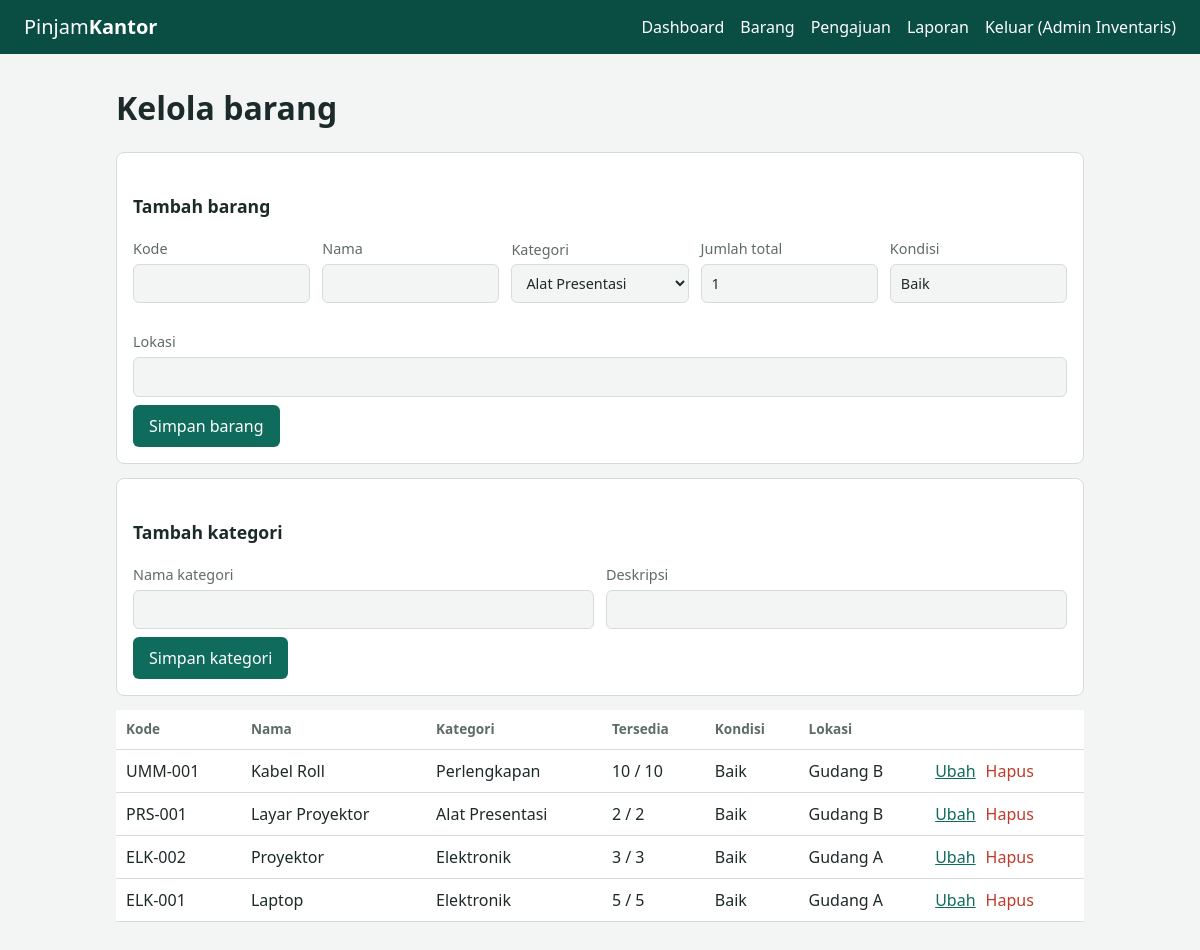
/admin/barang.php (signed in), run on the app's committed database.
### tables this page shows
CREATE TABLE barang (
	id_barang INT AUTO_INCREMENT PRIMARY KEY,
	id_kategori INT NOT NULL,
	kode_barang VARCHAR(50) NOT NULL UNIQUE,
	nama_barang VARCHAR(100) NOT NULL,
	jumlah_total INT NOT NULL,
	jumlah_tersedia INT NOT NULL,
	kondisi VARCHAR(50) DEFAULT 'Baik',
	lokasi VARCHAR(100),
	FOREIGN KEY(id_kategori) REFERENCES kategori(id_kategori)
);

CREATE TABLE kategori (
	id_kategori INT AUTO_INCREMENT PRIMARY KEY,
	nama_kategori VARCHAR(100) NOT NULL,
	deskripsi TEXT
);

### admin/barang.php (the view, shortened to what this page needs)
<?php
require '../config.php';
$ed = q("SELECT * FROM barang WHERE id_barang=?", [(int) ($_GET['edit'] ?? 0)])->fetch() ?: [
    'id_barang' => 0,
    'id_kategori' => 0,
    'kode_barang' => '',
    'nama_barang' => '',
    'jumlah_total' => 1,
    'kondisi' => 'Baik',
    'lokasi' => '',
];
$kat = q("SELECT * FROM kategori ORDER BY nama_kategori")->fetchAll();
$rows = q("SELECT b.*,k.nama_kategori FROM barang b JOIN kategori k USING(id_kategori) ORDER BY b.id_barang DESC")->fetchAll();
head('Kelola barang');
?>
<form method="post" class="card">
    <h2><?=$ed['id_barang']?'Ubah barang':'Tambah barang'?></h2>
    <div class="row">
        <label>Kode<input name="kode_barang" value="<?=e($ed['kode_barang'])?>" required></label>
        <label>Nama<input name="nama_barang" value="<?=e($ed['nama_barang'])?>" required></label>
        <label>Kategori<select name="id_kategori"><?php foreach ($kat as $k) echo "<option value='{$k['id_kategori']}'" . ($k['id_kategori'] == $ed['id_kategori'] ? ' selected' : '') . ">" . e($k['nama_kategori']) . "</option>"; ?></select></label>
        <label>Jumlah total<input type="number" name="jumlah_total" min="0" value="<?=$ed['jumlah_total']?>" required></label>
        <label>Kondisi<input name="kondisi" value="<?=e($ed['kondisi'])?>"></label>
        <label>Lokasi<input name="lokasi" value="<?=e($ed['lokasi'])?>"></label>
    </div>
    <button>Simpan barang</button>
</form>
<form method="post" class="card">
    <h2>Tambah kategori</h2>
    <div class="row">
        <label>Nama kategori<input name="nama_kategori" required></label>
        <label>Deskripsi<input name="deskripsi"></label>
    </div>
    <button>Simpan kategori</button>
</form>
<div class="scroll">
    <table>
        <tr><th>Kode</th><th>Nama</th><th>Kategori</th><th>Tersedia</th><th>Kondisi</th><th>Lokasi</th><th></th></tr>
        <?php foreach ($rows as $r): ?>
            <tr>
                <td><?=e($r['kode_barang'])?></td>
                <td><?=e($r['nama_barang'])?></td>
                <td><?=e($r['nama_kategori'])?></td>
                <td><?=$r['jumlah_tersedia']?> / <?=$r['jumlah_total']?></td>
                <td><?=e($r['kondisi'])?></td>
                <td><?=e($r['lokasi'])?></td>
                <td class="act">
                    <a href="?edit=<?=$r['id_barang']?>">Ubah</a>
                    <form method="post" onsubmit="return confirm('Hapus barang ini?')">
                        <button class="link">Hapus</button>
                    </form>
                </td>
            </tr>
        <?php endforeach; ?>
    </table>
</div>
<?php foot();

### config.php (shortened to what this page needs)
<?php
$pdo = new PDO(
	'mysql:host=localhost;dbname=peminjaman_kantor;charset=utf8mb4',
	'root',
	'',
	[
		PDO::ATTR_ERRMODE => PDO::ERRMODE_EXCEPTION,
		PDO::ATTR_DEFAULT_FETCH_MODE => PDO::FETCH_ASSOC,
	]
);
function e($s)
{
	return htmlspecialchars((string) $s, ENT_QUOTES, 'UTF-8');
}
function q($sql, $p = [])
{
	global $pdo;
	$s = $pdo->prepare($sql);
	$s->execute($p);
	return $s;
}
function head($judul)
{
	$u = $_SESSION['u'] ?? null;
	$B = BASE;
	echo "<!doctype html><html lang='id'><head><meta charset='utf-8'><meta name='viewport' content='width=device-width,initial-scale=1'><title>" . e($judul) . " - Peminjaman Kantor</title><link rel='stylesheet' href='$B/assets/style.css'></head><body><header><a class='logo' href='$B/'>Pinjam<b>Kantor</b></a><nav>";
	if ($u && $u['role'] === 'admin') {
		echo "<a href='$B/admin/index.php'>Dashboard</a><a href='$B/admin/barang.php'>Barang</a><a href='$B/admin/pengajuan.php'>Pengajuan</a><a href='$B/admin/laporan.php'>Laporan</a>";
	}
	if ($u) {
		echo "<a href='$B/logout.php'>Keluar (" . e($u['nama']) . ")</a>";
	}
	echo "</nav></header><main><h1>" . e($judul) . "</h1>";
}
function foot()
{
	echo "</main></body></html>";
}

### assets/style.css (style rules this page uses)
:root { --bg: #f3f5f4; --ink: #1c2b2a; --mut: #5d6b69; --line: #d5dcda; --card: #fff; --pri: #0f6b5c; --pri2: #0a4d42; --warn: #b7791f; }
* { box-sizing: border-box; }
body { margin: 0; background: var(--bg); color: var(--ink); font: 16px/1.5 "Segoe UI", system-ui, sans-serif; }
header { display: flex; flex-wrap: wrap; gap: 12px; align-items: center; justify-content: space-between; padding: 12px 24px; background: var(--pri2); color: #fff; }
header a { color: #fff; text-decoration: none; }
.logo { font-size: 1.25rem; }
.logo b { font-weight: 800; }
nav { display: flex; flex-wrap: wrap; gap: 16px; }
main { max-width: 1000px; margin: 0 auto; padding: 24px 16px 60px; }
h1 { margin: .2em 0 .6em; }
h2 { font-size: 1.1rem; margin: 1.4em 0 .6em; }
a { color: var(--pri); }
.card { background: var(--card); border: 1px solid var(--line); border-radius: 8px; padding: 16px; margin: 14px 0; }
label { display: block; margin: 8px 0; font-size: .9rem; color: var(--mut); }
input, select, textarea { display: block; width: 100%; padding: 8px 10px; margin-top: 4px; border: 1px solid var(--line); border-radius: 6px; background: var(--bg); color: var(--ink); font: inherit; }
button { background: var(--pri); color: #fff; border: 0; border-radius: 6px; padding: 9px 16px; font: inherit; cursor: pointer; }
button.link { background: none; color: #c0392b; padding: 0; }
.row { display: flex; flex-wrap: wrap; gap: 12px; align-items: end; }
.row > * { flex: 1 1 150px; }
.scroll { overflow-x: auto; }
table { width: 100%; border-collapse: collapse; background: var(--card); }
th, td { padding: 9px 10px; border-bottom: 1px solid var(--line); text-align: left; }
th { font-size: .85rem; color: var(--mut); }
.act { display: flex; gap: 10px; align-items: center; }
.act form { margin: 0; }

### data on the page
barang: kode_barang "UMM-001", nama_barang "Kabel Roll", id_kategori.nama_kategori "Perlengkapan", jumlah_tersedia "10", jumlah_total "10", kondisi "Baik", lokasi "Gudang B"
barang: kode_barang "PRS-001", nama_barang "Layar Proyektor", id_kategori.nama_kategori "Alat Presentasi", jumlah_tersedia "2", jumlah_total "2", kondisi "Baik", lokasi "Gudang B"
barang: kode_barang "ELK-002", nama_barang "Proyektor", id_kategori.nama_kategori "Elektronik", jumlah_tersedia "3", jumlah_total "3", kondisi "Baik", lokasi "Gudang A"
barang: kode_barang "ELK-001", nama_barang "Laptop", id_kategori.nama_kategori "Elektronik", jumlah_tersedia "5", jumlah_total "5", kondisi "Baik", lokasi "Gudang A"

### other printed values
$u['nama'] "Admin Inventaris"
$judul "Kelola barang"
form field id_kategori "Alat Presentasi"
